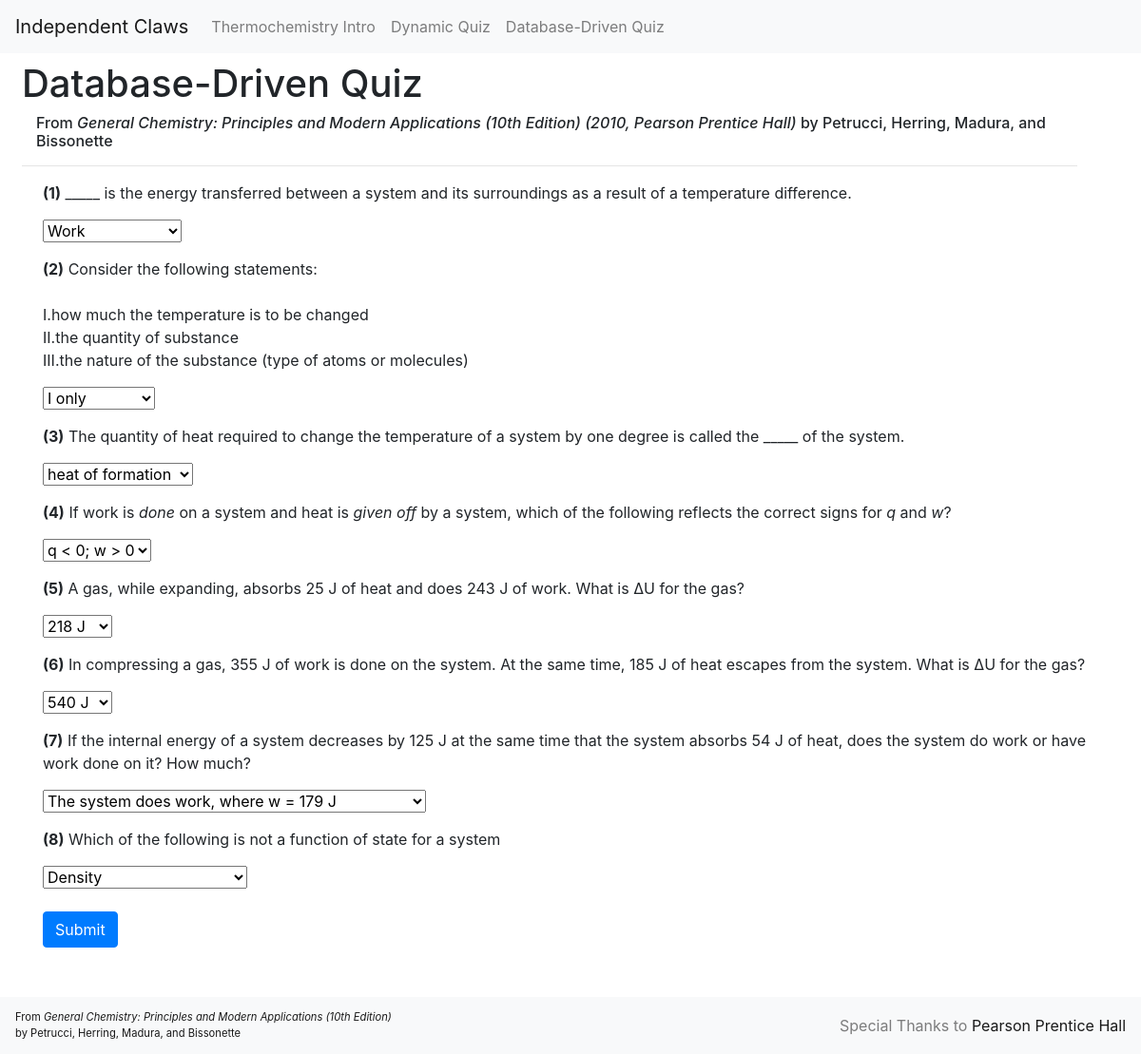
The app's page /index.php?page=db-quiz, older data.
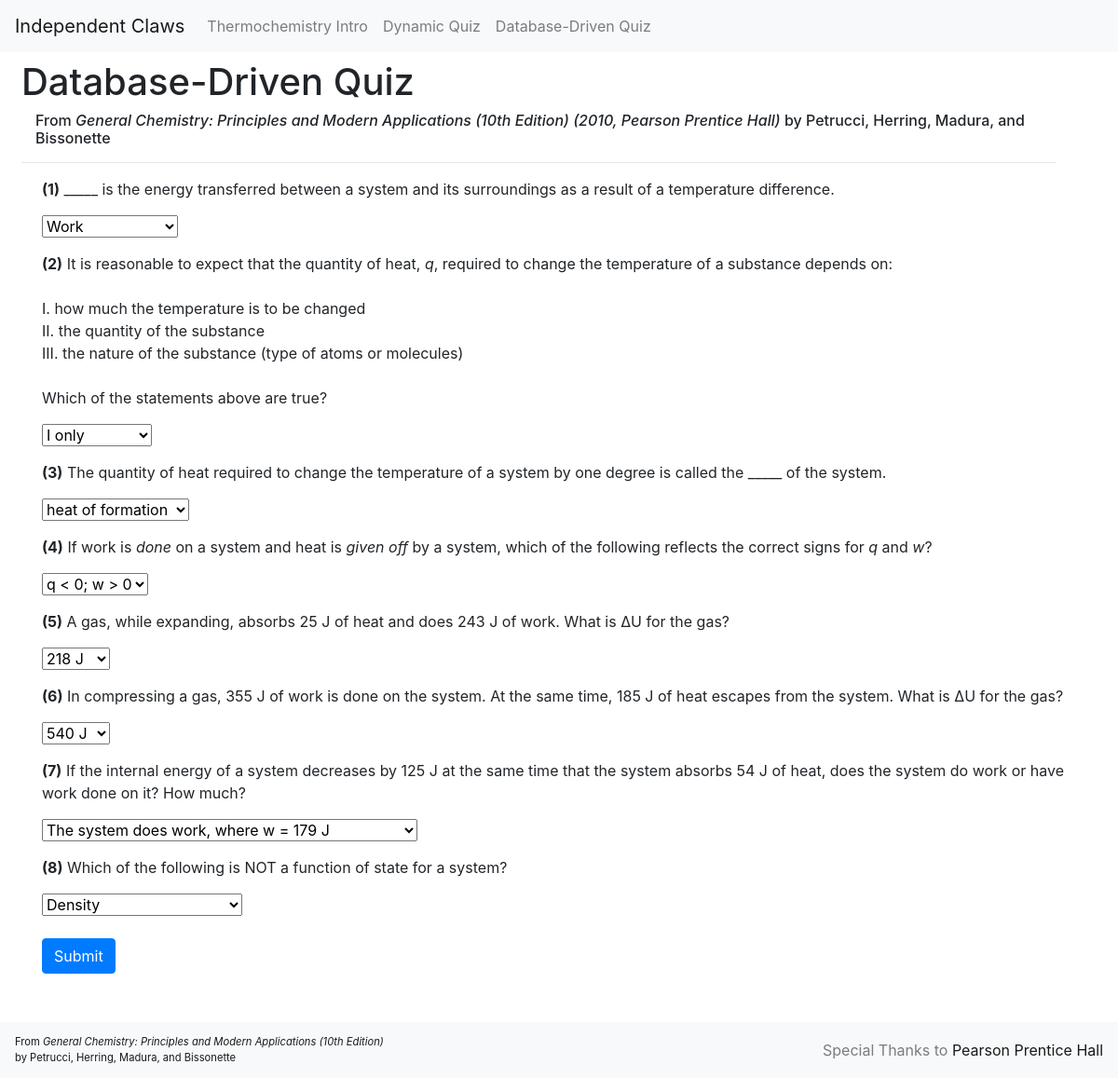
The same page, newer data.
### tables this page shows
CREATE TABLE questions(
question_number INTEGER NOT NULL,
topic VARCHAR(50) NOT NULL,
difficulty INTEGER NOT NULL,
question_text TEXT NOT NULL,
correct_answer VARCHAR(1) NOT NULL,
choice_set_id INTEGER NOT NULL,
answer_explanation TEXT NULL,
PRIMARY KEY(question_number,topic),
CONSTRAINT fk_answer_choices
FOREIGN KEY (choice_set_id)
REFERENCES answer_choices(choice_set_id)
);

### inc/functions.php (called while the page is built, shortened)
<?php
function get_all_questions() {
	include "inc/connection.php";
	$questions = null;
	try {
		$results = $db->query("
			SELECT *
			FROM questions
			LEFT JOIN answer_choices
			ON questions.choice_set_id = answer_choices.choice_set_id");
		$questions = $results->fetchAll(PDO::FETCH_ASSOC);
	} catch (Exception $e) {
		echo "Unable to retrieve results";
		exit;
	}
	return $questions;
}
?>

### classes/Quizmaker.php (the view, shortened to what this page needs)
<?php
class Quizmaker {
	public static function Get_DB_Quiz_Form($questions, $action_page) {
		$html = "<form method='post' action='" . $action_page . "'>";
		foreach ($questions as $question) {
			$html .= Quizmaker::Get_DB_Quiz_Question_HTML($question);
		}
		$html .= "<br>";
		$html .= "<br>";
		$html .= "<button type='submit' class='btn btn-primary' name='submit' value='submit'>Submit</button>";
		$html .= "</form>";
		return $html;
	}
	public static function Get_DB_Quiz_Question_HTML($question) {
		$id = $question['question_number'];
		$topic = $question['topic'];
		$text = $question['question_text'];
		$answer = $question['correct_answer'];
		$html = "<p><b>(" . $id . ")</b> " . $text . "<p>";
		$html .= "<select name='question" . $id . "' id='question" . $topic . $id . "'>";
		$choice_A = $question['choice_A'];
		$choice_B = $question['choice_B'];
		$choice_C = $question['choice_C'];
		$choice_D = $question['choice_D'];
		$html .= "<option value='A'>";
		$html .= $choice_A;
		$html .= "</option>";
		$html .= "<option value='B'>";
		$html .= $choice_B;
		$html .= "</option>";
		$html .= "<option value='C'>";
		$html .= $choice_C;
		$html .= "</option>";
		$html .= "<option value='D'>";
		$html .= $choice_D;
		$html .= "</option>";
		if (isset($question['choice_E'])) {
			$choice_E = $question['choice_E'];
			$html .= "<option value='E'>";
			$html .= $choice_E;
			$html .= "</option>";
		}
		$html .= "</select>";
		$html .= "<input type='hidden' name='answer" . $id . "' value=" . $answer . ">";
		return $html;
	}
	public static function Get_Quiz_Container($title, $quiz_html) {
		$html = "<div class='container mt-2 mb-2 ml-2'>";
		$html .= "<h1>" . $title . "</h1>";
		$html .= "<div class='container'>
		<h6>From <i>General Chemistry: Principles and Modern Applications (10th Edition) (2010, Pearson Prentice Hall)</i> by Petrucci, Herring, Madura, and Bissonette</h6>
		</div>";
		$html .= "<hr>";
		$html .= "</div>";
		$html .= "<div class='container mt-2'>";
		$html .= $quiz_html;
		$html .= "</div>";
		return $html;
	}
}

### templates/header.php (shortened to what this page needs)
<!DOCTYPE html>
<html>
<head>
	<link rel="stylesheet" href="https://stackpath.bootstrapcdn.com/bootstrap/4.3.1/css/bootstrap.min.css">
	<link rel="stylesheet" href="css/index.css">
</head>
<body>

### templates/navbar.php (shortened to what this page needs)
<nav class="navbar navbar-expand-lg navbar-light bg-light">
  <a class="navbar-brand" href="#">Independent Claws</a>
  <div class="collapse navbar-collapse" id="navbarNav">
    <ul class="navbar-nav">
      <li class="nav-item">
        <a class="nav-link" href="index.php?page=thermochemistry-intro">Thermochemistry Intro</a>
      </li>
      <li class="nav-item">
        <a class="nav-link" href="index.php?page=dynamic-quiz">Dynamic Quiz</a>
      </li>
      <li class="nav-item">
        <a class="nav-link" href="index.php?page=db-quiz" tabindex="-1" aria-disabled="true">Database-Driven Quiz</a>
      </li>
    </ul>
  </div>
</nav>

### index.php (shortened to what this page needs)
<?php
include "templates/header.php";
include "templates/navbar.php";
include "classes/Quizmaker.php";
?>
<?php
if (isset($_GET['page'])) {
	if ($_GET['page'] == "db-quiz") {
		include "inc/functions.php";
		$questions = get_all_questions();
		$quiz_html = Quizmaker::Get_DB_Quiz_Form($questions, "inc/process_answers.php");
		echo Quizmaker::Get_Quiz_Container("Database-Driven Quiz", $quiz_html);
		echo "<br>";
		echo "<br>";
		echo "<br>";
		echo "<br>";
	}
}
?>
<?php
include "templates/footer_menu.php";
include "templates/footer.php";
?>

### templates/footer_menu.php (shortened to what this page needs)
<nav class="navbar fixed-bottom navbar-expand-lg navbar-light bg-light">
  <a class="navbar-brand ustify-content-start" href="#" style="font-size:0.7em;">From <i>General Chemistry: Principles and Modern Applications (10th Edition)</i> <br>by Petrucci, Herring, Madura, and Bissonette</a>
  <div class="collapse navbar-collapse justify-content-end" id="navbarText">
    <span class="navbar-text">
      Special Thanks to <a href="https://www.pearson.com">Pearson Prentice Hall</a>
    </span>
  </div>
</nav>

### templates/footer.php (shortened to what this page needs)
</body>
</html>

Row changes from the older to the newer data that the page shows:
changed questions "2": question_text "Consider the following statements: I.how much the temperature is to be changed II.the quantity of substance III.the nature of the substance (type of atoms or molecules)" → "It is reasonable to expect that the quantity of heat, q , required to change the temperature of a substance depends on: I. how much the temperature is to be changed II. the quantity of the substance III. the nature of the substance (type of atoms or molecules) Which of the statements above are true?"
changed questions "8": question_text "Which of the following is not a function of state for a system" → "Which of the following is NOT a function of state for a system?"
